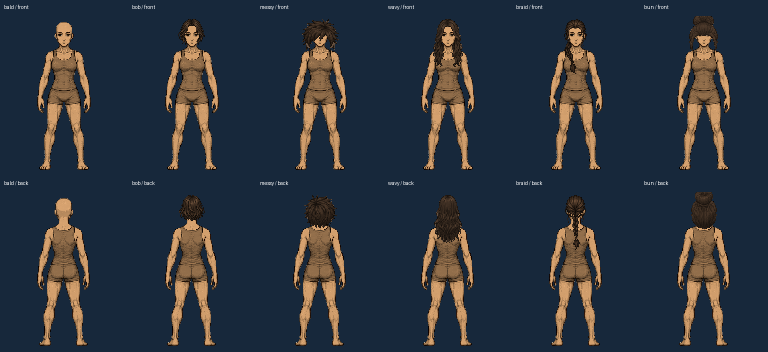
#> input picture apps/mobile/art-review/customization-v1.png, 1536 x 704 px (shown at 1/2 size)
$ python -i review-profile-icon-catalogue.py   (imports and definitions only)
#> lines starting #> are read from the running program, lines starting #| are printed output that depends on the picture
#!/usr/bin/env python3
"""Build a read-only review of every registered Veldryn profile icon.

Requires Pillow. Writes candidate artwork, contact sheets and measurements to
an output directory; never alters runtime assets, registries or unlock rules.
"""
import argparse
import json
import re
from pathlib import Path
from PIL import Image, ImageDraw

ROOT = Path(__file__).resolve().parents[1]
MOBILE = ROOT / "apps/mobile"
CANVAS = 512
SPAN = 470  # 91.8%, at least 21px nominal safe space
REGISTRIES = (
    "src/theme/profile-icon-assets.ts",
    "src/theme/profile-cosmetic-wave2-assets.ts",
)
ASSET = re.compile(r"""^\s*(?:'([^']+)'|([A-Z_]+)):\s*require\('(\.\./\.\./assets/[^']+)'\)""", re.M)
CELL = re.compile(r"'([^']+)':\{column:(\d+),row:(\d+)\}")
ATLAS = re.compile(r"profileCosmeticPortraitAtlas\s*=\s*require\('([^']+)'\)")

# [31 lines left out: functions inventory, open_source, not called in this run]

def normalized(image):
    alpha = image.getchannel("A")
    bounds = alpha.point(lambda value: 255 if value >= 16 else 0).getbbox()
    if bounds is None:
        raise ValueError("Empty or nearly transparent profile icon")
    left, top, right, bottom = bounds
    # Retain soft edge pixels adjacent to the meaningful silhouette.
    bounds_with_fringe = (max(0,left-2), max(0,top-2),
                          min(image.width,right+2), min(image.height,bottom+2))
    crop = image.crop(bounds_with_fringe)
    scale = SPAN / max(crop.size)
    size = tuple(max(1, round(d * scale)) for d in crop.size)
    # Never invent new detail: use nearest for enlargement and high-quality
    # downsampling for large sources. Low-resolution originals are flagged.
    resized = crop.resize(size, Image.Resampling.NEAREST if scale >= 1 else Image.Resampling.LANCZOS)
    candidate = Image.new("RGBA", (CANVAS, CANVAS))
    candidate.paste(resized, ((CANVAS-size[0])//2, (CANVAS-size[1])//2))
    assert candidate.getchannel("A").getbbox() is not None
    return candidate, bounds, scale

# [65 lines left out: functions thumbnail, contact_sheet, main, not called in this run]

# [2 lines not run here, left out]

>>> import cv2
>>> picture = cv2.imread('../apps/mobile/art-review/customization-v1.png', cv2.IMREAD_GRAYSCALE)
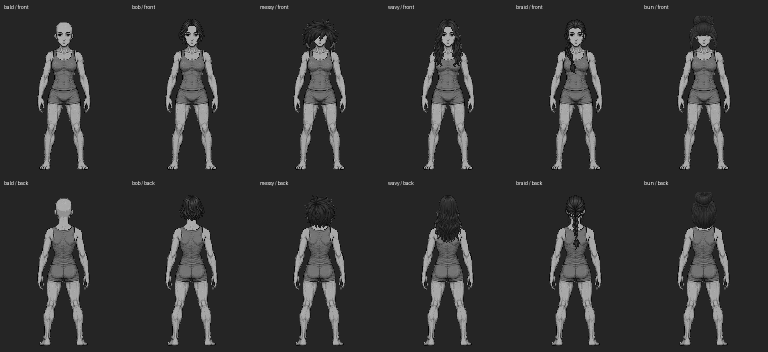
#> picture: shape (704, 1536) (shown at 1/2 size); min 0, max 254, mean 50.7
#> (the run stopped early here; a loop or call above may not have finished)
